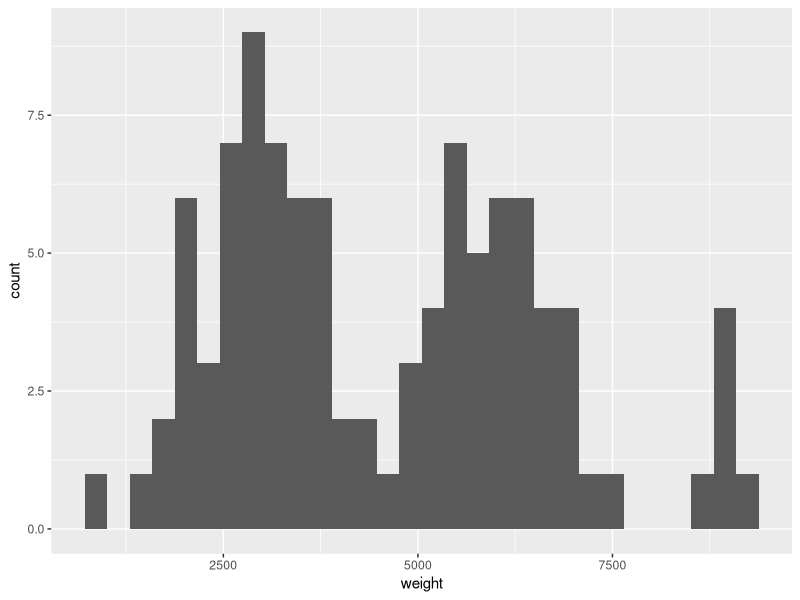
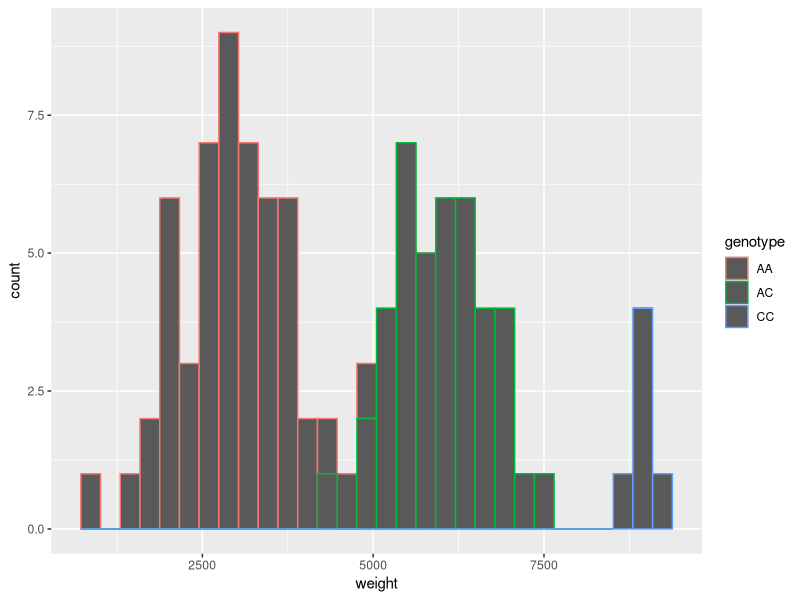
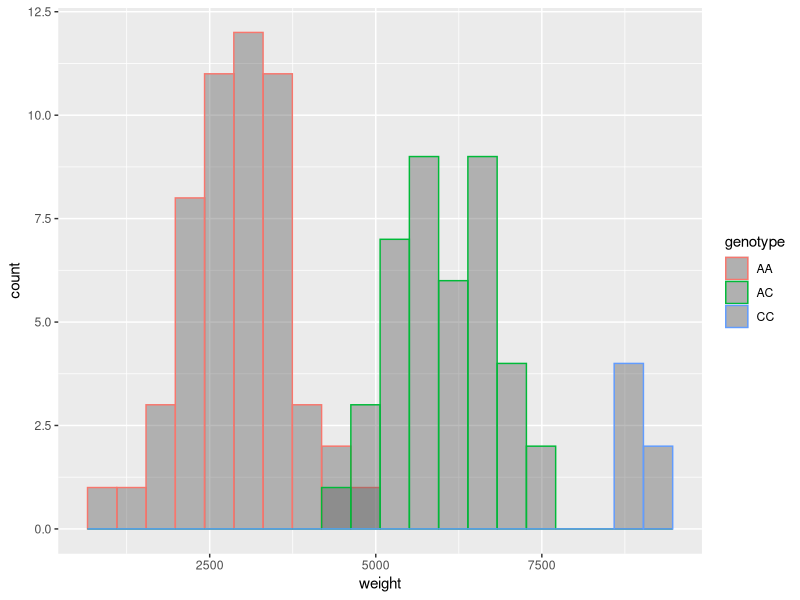
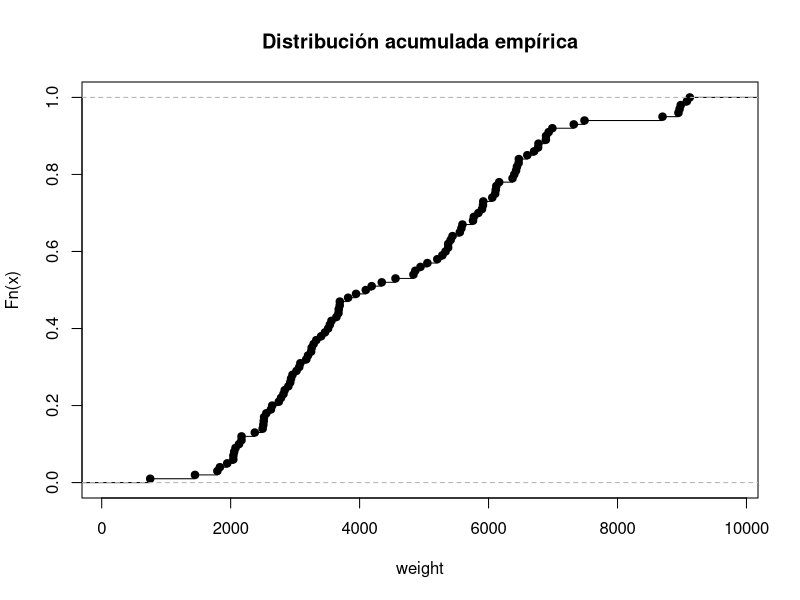
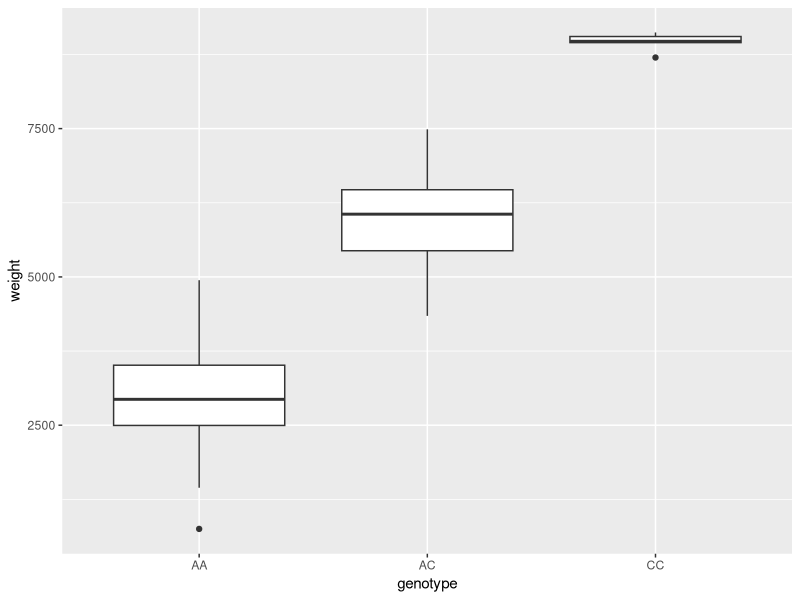
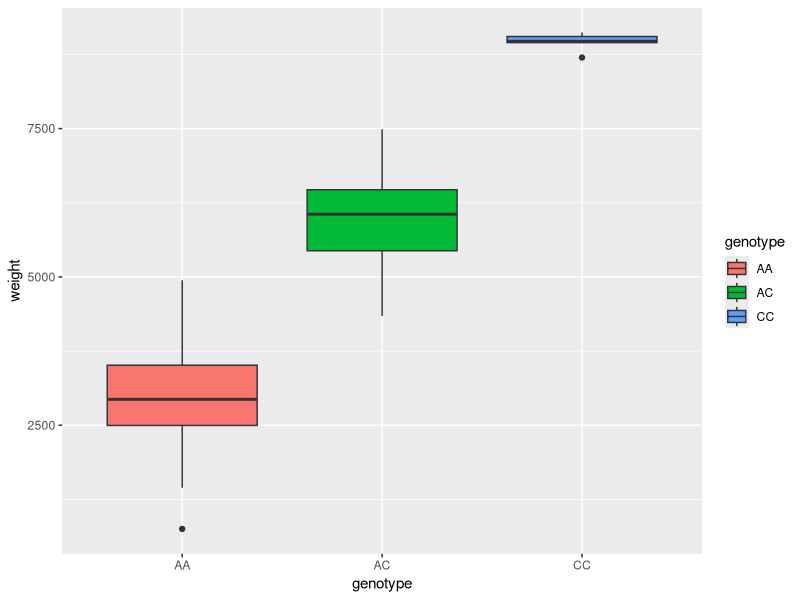
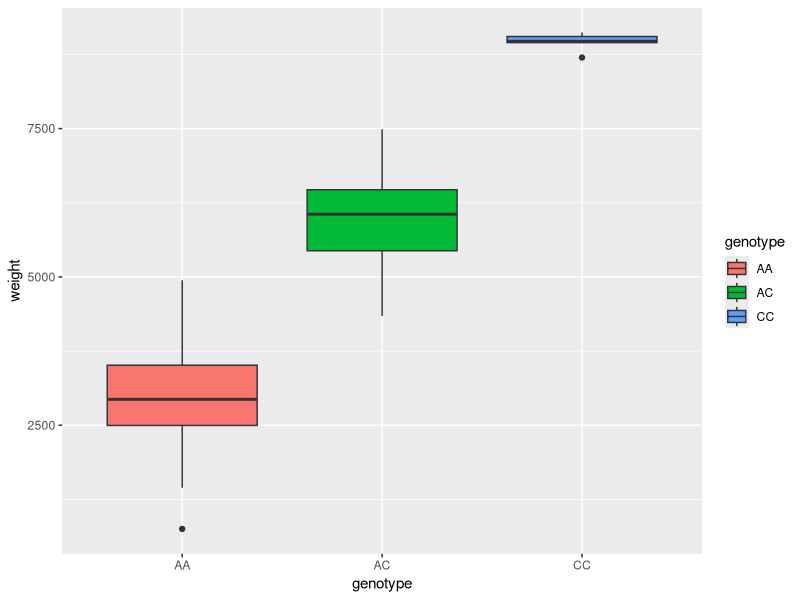
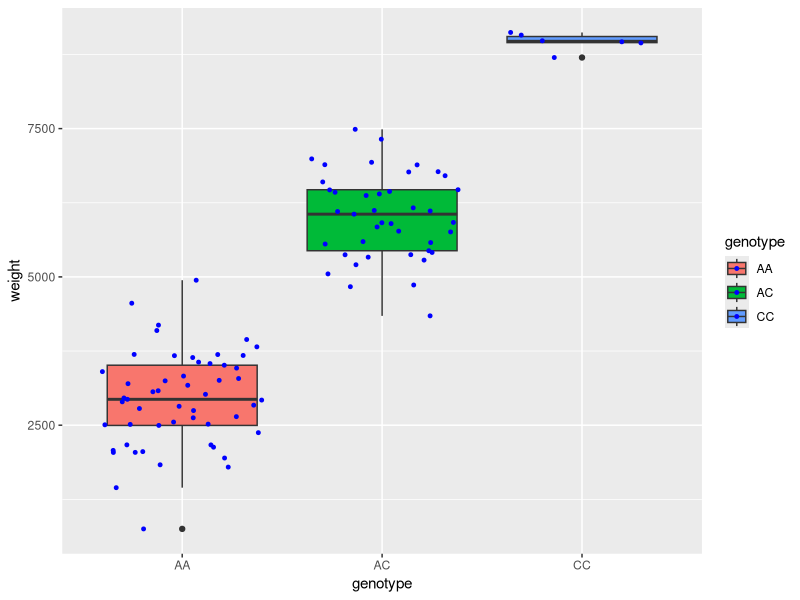

Write the R code that produced these figures, in order.
## ---- chunk 1
knitr::opts_chunk$set(echo = FALSE)
## ---- chunk 2
# Paquete para importar datos excel
library(readxl)

# Paquete para importar datos csv
library(readr)

# Librería psych para analisis de datos de matrices 
library(psych)

# Librería para gráficas avanzadas
library(ggplot2)

## ---- chunk 3
datos <- read_excel("peces.xlsx")
summary(datos)
str(datos)
## ---- chunk 4
datos$animal_id<- as.factor(datos$animal_id)
datos$genotype<- as.factor(datos$genotype)
summary(datos)
table(datos$genotype)
# Ejecute como prueba pero no incluya en el reporte esta función table(datos$weight) 
## ---- chunk 5
ggplot(datos, aes(x = weight)) +
  geom_histogram()
## ---- chunk 6
ggplot(datos, aes(x = weight)) +
  geom_histogram(aes(color = genotype))
## ---- chunk 7
ggplot(datos, aes(x = weight)) +
  geom_histogram(aes(color = genotype), 
  position = "identity", bins = 20, alpha = 0.4)
## ---- chunk 8
# Distribución acumulada empírica.
plot(ecdf(datos$weight), main="Distribución acumulada empírica", xlab="weight")
## ---- chunk 9
ggplot(datos, aes(x=genotype, y=weight)) +
    geom_boxplot()
## ---- chunk 10
ggplot(datos, aes(x=genotype, y=weight, fill=genotype)) +
    geom_boxplot()
## ---- chunk 11
ggplot(datos, aes(x=genotype, y=weight, fill=genotype)) +
    geom_boxplot()+
  labs(y="weight")
## ---- chunk 12
ggplot(datos, aes(x=genotype, y=weight, fill=genotype)) +
    geom_boxplot()+
  labs(y="weight")+
geom_jitter(color="blue", size=1, alpha=2)
## ---- chunk 13
tilapia <- read_excel("tilapia.xlsx")
tilapia$id<- as.factor(tilapia$id)
tilapia$feed<- as.factor(tilapia$feed)
tilapia$sex<- as.factor(tilapia$sex)
summary(tilapia)
table(tilapia$feed, tilapia$sex)
# Ejecute como prueba pero no incluya en el reporte  table(tilapia$feed, tilapia$id) 
## ---- chunk 14
ggplot(tilapia, aes(x=feed, y=weight, fill=sex)) +
    geom_boxplot()+
  labs(y="weight")
## ---- chunk 15
interaction.plot(tilapia$feed, tilapia$sex, tilapia$weight, fun = mean)
## ---- chunk 16
interaction.plot(tilapia$feed, tilapia$sex, tilapia$weight, fun = mean, xlab = "", ylab = "Peso promedio (g)", col=1:2, trace.label="Sexo", pch = c(15, 16), type = "b")

## ---- chunk 17
plot.design(tilapia$weight ~ tilapia$sex + tilapia$feed, xlab = "Factores", ylab="Weight", col="blue")

## ---- chunk 18
repro <- read_csv("Reproductive_traits.csv")
repro$`sampling year` <- as.factor(repro$`sampling year`)
repro$`sampling river` <- as.factor(repro$`sampling river`)
summary(repro)
## ---- chunk 19
# Gráfica de correlación de variables continuas
pairs.panels(repro[,1:7], method = "pearson", hist.col = "red",  density = TRUE, font=2)
## ---- chunk 20
# Gráfica de correlación de variables continuas
pairs.panels(repro[,3:7], method = "pearson", hist.col = "red",  density = TRUE, font=2)
